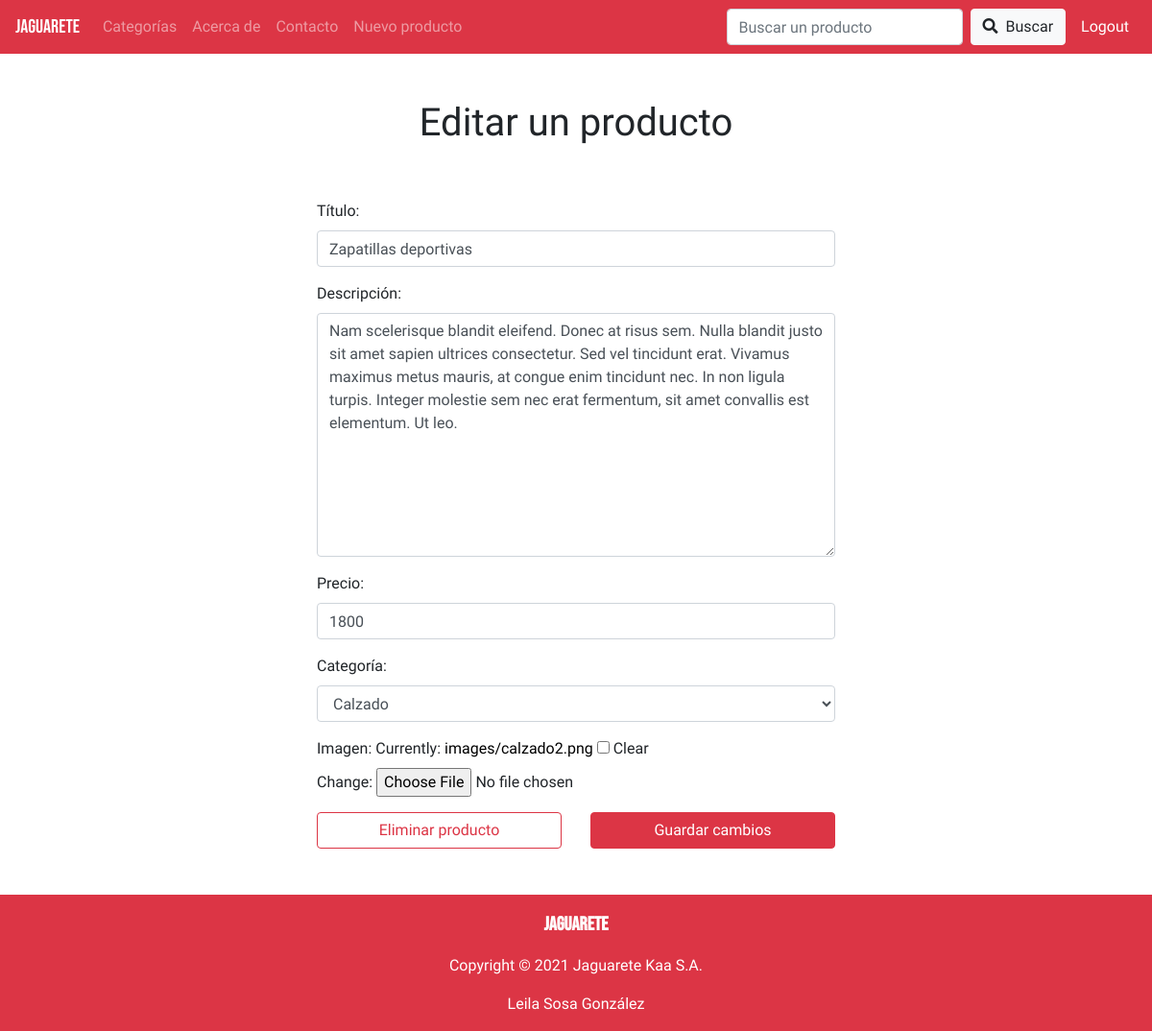
The app's page /JAGUARETE/25/editar_producto (signed in), older data.
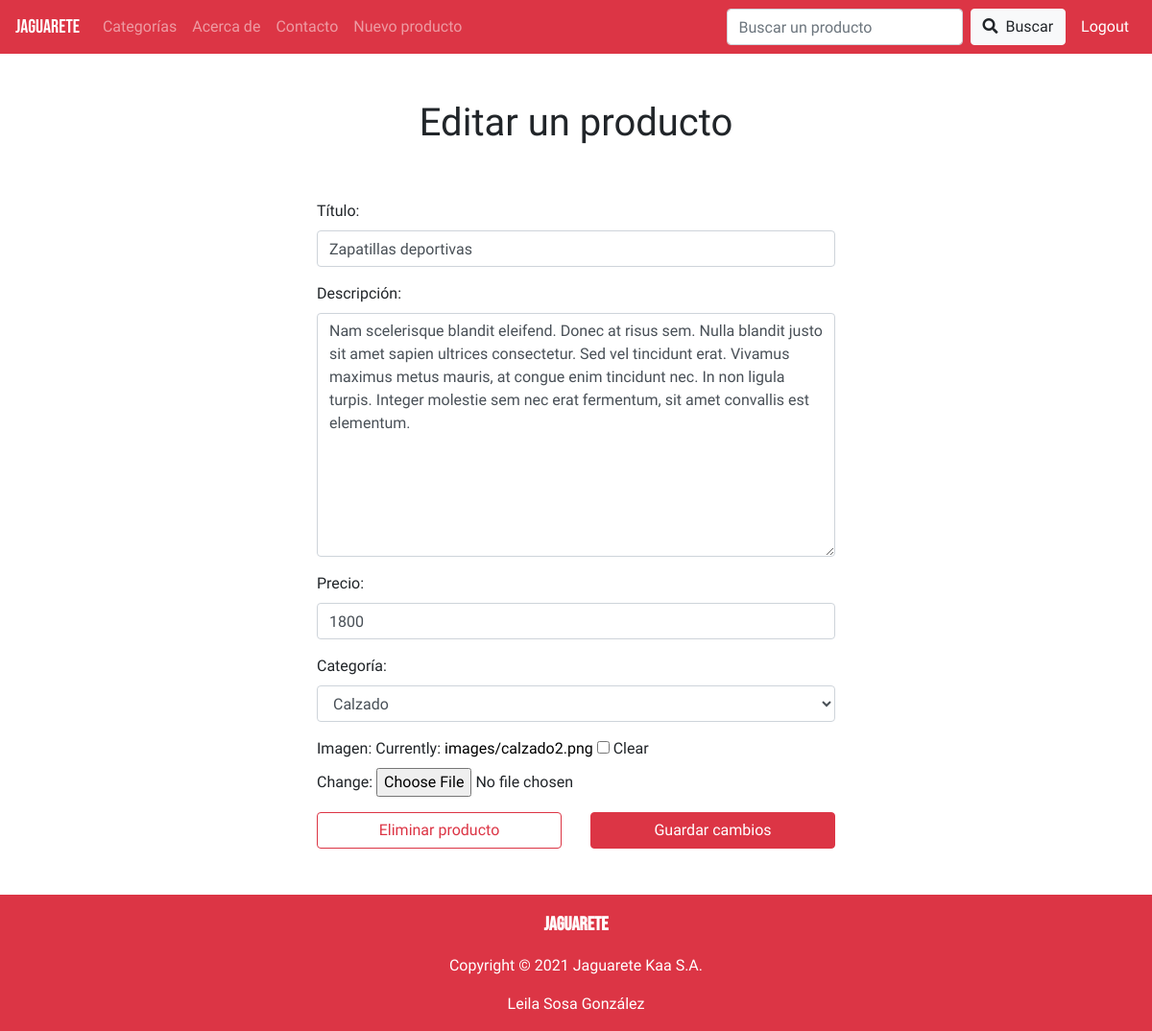
The same page, newer data.
### JAGUARETE/models.py (models this page shows, shortened)
class Product(models.Model):
    title = models.CharField(max_length=64)
    description = models.CharField(max_length=300)
    price = models.IntegerField()
    category = models.ForeignKey(Categories, on_delete=models.CASCADE, related_name="categoria")
    product_image = models.ImageField(null=True, blank=True, upload_to="images/")

class Categories(models.Model):
    description = models.CharField(max_length=20)
    def __str__(self):
        return f"{self.description}"

### JAGUARETE/views.py (the view)
# urls.py: path('<int:product_id>/editar_producto', views.product_edit, name="product_edit"),
def product_edit(request, product_id):
    product = Product.objects.get(id=product_id)
    form = ProductForm(request.POST or None, instance=product)
    if form.is_valid():
        form.save()
        return render(request, "JAGUARETE/index.html", {
            'products': Product.objects.all()
        })
    return render(request, "JAGUARETE/product_edit.html", {
        'product': product,
        'form': form
    })

### JAGUARETE/forms.py
class ProductForm(forms.ModelForm):
    class Meta:
        model = Product
        fields = ('title', 'description', 'price', 'category', 'product_image')
        labels = {
            'title': 'Título',
            'description': 'Descripción',
            'price': 'Precio',
            'category': 'Categoría',
            'product_image': 'Imagen'
        }
        widgets = {
            'title': forms.TextInput(attrs={'class': 'form-control'}),
            'description': forms.Textarea(attrs={'class': 'form-control'}),
            'price': forms.TextInput(attrs={'class': 'form-control'}),
            'category': forms.Select(attrs={'class': 'form-control'}),
        }

### JAGUARETE/templates/jaguarete/product_edit.html (shortened to what this page needs)
{% extends 'jaguarete/layout.html' %}
{% block body %}
{% if user.is_superuser %}
<div class="container py-5">
    <div class="row pb-5 justify-content-center">
        <h1>Editar un producto</h1>
    </div>
    <div class="row justify-content-center">
        <div class="col-md-6">
            {% if submitted %}
            <div class="alert alert-success" role="alert">
                <p class="text-center font-weight-bold pt-2 pb-3">Se editó el producto correctamente</p>
                <a href="{% url 'JAGUARETE:index' %}" class="btn btn-danger btn-block">Volver a productos</a>
            </div>
            {% else %}
            <form action="" method="POST" enctype="multipart/form-data">
                {{ form.as_p }}
                <div class="row">
                    <div class="col-6">
                        <a href="{% url 'JAGUARETE:product_delete' product.id %}" class="btn btn-outline-danger btn-block">Eliminar producto</a>
                    </div>
                    <div class="col-6">
                        <input type="submit" value="Guardar cambios" class="btn btn-danger btn-block">
                    </div>
                </div>
            </form>
            {% endif %}
        </div>
    </div>
</div>
{% endif %}
{% endblock %}

Row changes from the older to the newer data that the page shows:
changed Product "Zapatillas deportivas": description "…amet convallis est elementum. Ut leo." → "…amet convallis est elementum."
